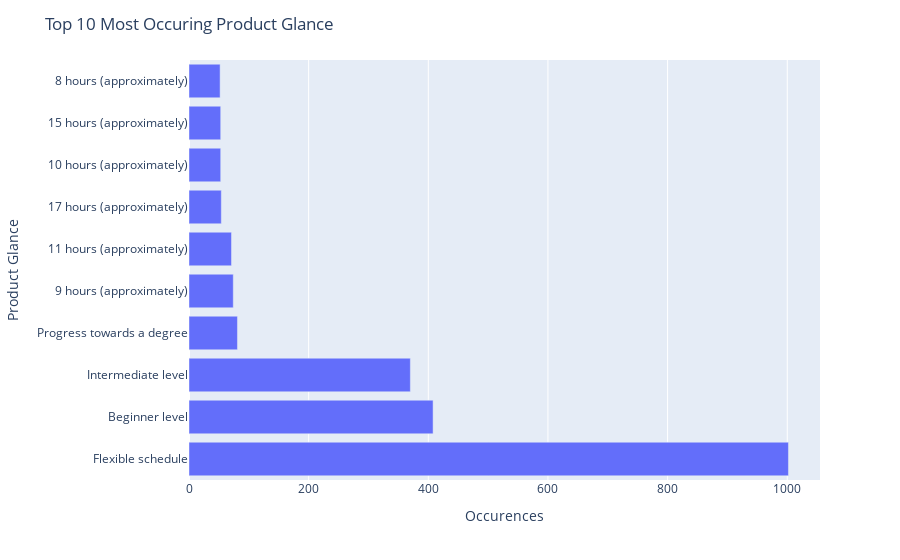

The code cell stored with this chart in its notebook:
### Code cell
skillsdf = pd.DataFrame.from_dict({"Product Glance": [key for key in sortedProductGlanceDict.keys()][0:10], "Occurences": [value for value in sortedProductGlanceDict.values()][0:10]})

fig = px.bar(skillsdf, y='Product Glance', x='Occurences')
fig.update_layout(title_text='Top 10 Most Occuring Product Glance')

fig.show()

### Figure 1 — Plotly figure (JSON) as saved in the notebook; plotly's stock layout.template omitted (floating-point values rounded to 4 significant figures)
{"data": [{"alignmentgroup": "True", "hovertemplate": "Occurences=%{x}<br>Product Glance=%{y}<extra></extra>", "legendgroup": "", "marker": {"color": "#636efa", "pattern": {"shape": ""}}, "name": "", "offsetgroup": "", "orientation": "h", "showlegend": false, "textposition": "auto", "type": "bar", "x": [1002, 408, 370, 81, 74, 71, 54, 53, 53, 52], "xaxis": "x", "y": ["Flexible schedule", "Beginner level", "Intermediate level", "Progress towards a degree", "9 hours (approximately)", "11 hours (approximately)", "17 hours (approximately)", "10 hours (approximately)", "15 hours (approximately)", "8 hours (approximately)"], "yaxis": "y"}], "layout": {"barmode": "relative", "legend": {"tracegroupgap": 0}, "margin": {"t": 60}, "title": {"text": "Top 10 Most Occuring Product Glance"}, "xaxis": {"anchor": "y", "domain": [0, 1], "title": {"text": "Occurences"}}, "yaxis": {"anchor": "x", "domain": [0, 1], "title": {"text": "Product Glance"}}}}
